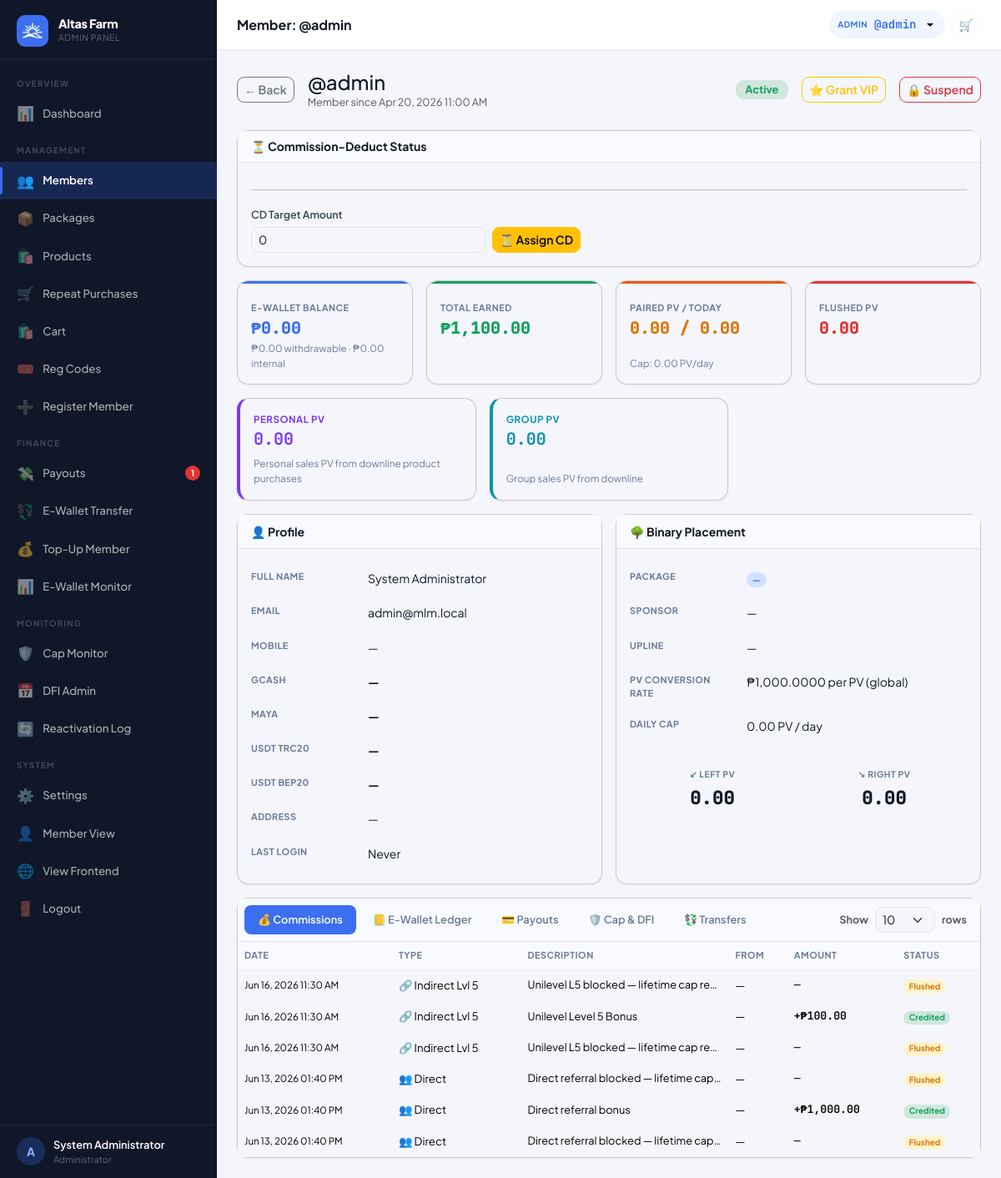
/?page=admin_user_view&id=1 (signed in), run on the app's committed database.
### tables this page shows
CREATE TABLE settings (
  key_name   VARCHAR(80) NOT NULL PRIMARY KEY,
  value      TEXT        NOT NULL,
  updated_at TIMESTAMP DEFAULT CURRENT_TIMESTAMP ON UPDATE CURRENT_TIMESTAMP
);

CREATE TABLE users (
  id                INT UNSIGNED AUTO_INCREMENT PRIMARY KEY,
  username          VARCHAR(40)  NOT NULL UNIQUE,
  password_hash     VARCHAR(255) NOT NULL,
  role              ENUM('member','admin') NOT NULL DEFAULT 'member',
  package_id        INT UNSIGNED NULL,
  reg_code_id           INT UNSIGNED NULL,
  reg_payment_method    ENUM('code','ewallet','pending') NOT NULL DEFAULT 'code',
  reg_paid_by           INT UNSIGNED NULL,

   
  sponsor_id        INT UNSIGNED NULL,
  binary_parent_id  INT UNSIGNED NULL,
  binary_position   ENUM('left','right') NULL,

   
  left_count        INT UNSIGNED NOT NULL DEFAULT 0,
  right_count       INT UNSIGNED NOT NULL DEFAULT 0,
  pairs_paid        INT UNSIGNED NOT NULL DEFAULT 0,
  pairs_flushed     INT UNSIGNED NOT NULL DEFAULT 0,
  pairs_paid_today  INT UNSIGNED NOT NULL DEFAULT 0,   

   
  left_pv           DECIMAL(14,2) NOT NULL DEFAULT 0.00 COMMENT 'Accumulated PV on left binary leg',
  right_pv          DECIMAL(14,2) NOT NULL DEFAULT 0.00 COMMENT 'Accumulated PV on right binary leg',
  paired_pv         DECIMAL(14,2) NOT NULL DEFAULT 0.00 COMMENT 'Total paired PV lifetime',
  paired_pv_today   DECIMAL(14,2) NOT NULL DEFAULT 0.00 COMMENT 'Paired PV today (reset by midnight cron)',
  flushed_pv        DECIMAL(14,2) NOT NULL DEFAULT 0.00 COMMENT 'PV flushed in binary pairing',
  personal_pv       DECIMAL(14,2) NOT NULL DEFAULT 0.00 COMMENT 'Personal sales PV from downline product purchases',
  group_pv          DECIMAL(14,2) NOT NULL DEFAULT 0.00 COMMENT 'Group sales PV from downline',
  rank_royalty      ENUM('qa','supervisor','manager','director','chairman') NULL DEFAULT NULL COMMENT 'Royalty Bonus leadership rank',

   
  lifetime_earned       DECIMAL(14,2) NOT NULL DEFAULT 0.00,
  cap_status            ENUM('active','capped','perminact') NOT NULL DEFAULT 'active',
  capping_bypass        TINYINT(1)   NOT NULL DEFAULT 0,
  daily_cap_bypass      TINYINT(1)   NOT NULL DEFAULT 0,
  capped_at             TIMESTAMP NULL,
  last_reactivation_at  TIMESTAMP NULL,
  dfi_days_used         INT UNSIGNED NOT NULL DEFAULT 0,
  dfi_active            TINYINT(1)   NOT NULL DEFAULT 1,
  cd_active             TINYINT(1)   NOT NULL DEFAULT 0,
  ewallet_sent_today      DECIMAL(12,2) NOT NULL DEFAULT 0.00,
  ewallet_sent_this_week  DECIMAL(12,2) NOT NULL DEFAULT 0.00,

   
  full_name         VARCHAR(120) NULL,
  email             VARCHAR(120) NULL,
  mobile            VARCHAR(20)  NULL,
  gcash_number       VARCHAR(20)  NULL,
  maya_number        VARCHAR(20)  NULL,
  usdt_trc20_address VARCHAR(100) NULL,
  usdt_bep20_address VARCHAR(100) NULL,
  address            TEXT         NULL,
  photo             VARCHAR(200) NULL,

  ewallet_balance       DECIMAL(14,2) NOT NULL DEFAULT 0.00,
  withdrawable_balance  DECIMAL(14,2) NOT NULL DEFAULT 0.00,
  status                ENUM('active','suspended','pending') NOT NULL DEFAULT 'active',
  joined_at         TIMESTAMP DEFAULT CURRENT_TIMESTAMP,
  last_login        TIMESTAMP NULL,

  FOREIGN KEY (sponsor_id)       REFERENCES users(id) ON DELETE SET NULL,
  FOREIGN KEY (binary_parent_id) REFERENCES users(id) ON DELETE SET NULL,
  FOREIGN KEY (package_id)       REFERENCES packages(id) ON DELETE SET NULL
);

CREATE TABLE commissions (
  id             INT UNSIGNED AUTO_INCREMENT PRIMARY KEY,
  user_id        INT UNSIGNED NOT NULL,
  type           ENUM('pairing','direct_referral','indirect_referral','daily_fixed_income','unilevel_product','royalty') NOT NULL,
  amount         DECIMAL(12,2) NOT NULL DEFAULT 0.00,
  cap_deduction  DECIMAL(12,2) NOT NULL DEFAULT 0.00,   
  source_user_id INT UNSIGNED  NULL,
  level          TINYINT UNSIGNED NULL,
  pairs_count    TINYINT UNSIGNED NULL,
  description    VARCHAR(255)  NULL,
  status         ENUM('credited','flushed') NOT NULL DEFAULT 'credited',
  created_at     TIMESTAMP DEFAULT CURRENT_TIMESTAMP,
  FOREIGN KEY (user_id)        REFERENCES users(id),
  FOREIGN KEY (source_user_id) REFERENCES users(id) ON DELETE SET NULL
);

### views/admin/user_view.php (the view, shortened to what the rows shown need)
<?php $pageTitle = 'Member: @' . $user['username']; ?>
<?php require 'views/partials/head.php'; ?>
<?php require 'views/partials/sidebar_admin.php'; ?>
<div class="main-content">
  <?php require 'views/partials/topbar.php'; ?>
  <div class="page-content">
    <div class="d-flex align-items-center gap-3 mb-4 flex-wrap">
      <a href="<?= APP_URL ?>/?page=admin_users" class="btn btn-outline-secondary btn-sm">← Back</a>
      <div class="flex-grow-1">
        <h4 class="mb-0 fw-800">@<?= e($user['username']) ?></h4>
        <p class="text-muted mb-0" style="font-size:.78rem;">Member since <?= fmt_datetime($user['joined_at']) ?></p>
      </div>
      <?php $b = $user['status'] === 'active' ? 'bg-success-subtle text-success' : 'bg-danger-subtle text-danger'; ?>
      <span class="badge <?= $b ?>" style="font-size:.8rem;padding:.4em .9em;"><?= ucfirst($user['status']) ?></span>
      <form method="POST" action="<?= APP_URL ?>/?page=admin_toggle_vip" class="m-0">
        <?php if ($user['capping_bypass']): ?>
          <button type="button" class="btn btn-sm btn-warning"
            onclick="showConfirm({title:'Remove VIP Privilege',message:'Remove VIP status from <strong>@<?= e($user['username']) ?></strong>? Capping will apply normally.',confirmText:'Remove VIP',confirmClass:'btn-warning',onConfirm:()=>this.closest('form').submit()})">
            🏆 VIP
          </button>
        <?php elseif ($user['cap_status'] === 'active'): ?>
          <button type="button" class="btn btn-sm btn-outline-warning"
            onclick="showConfirm({title:'Grant VIP Privilege',message:'Grant <strong>@<?= e($user['username']) ?></strong> unlimited lifetime earnings (bypass cap)?',confirmText:'Grant VIP',confirmClass:'btn-warning',onConfirm:()=>this.closest('form').submit()})">
          </button>
        <?php else: ?>
          <button type="button" class="btn btn-sm btn-outline-secondary" disabled title="Only active members can receive VIP">
            ⭐ Grant VIP
          </button>
        <?php endif; ?>
      </form>
      <form method="POST" action="<?= APP_URL ?>/?page=admin_toggle_user" class="m-0">
        <?php $isSuspend = $user['status'] === 'active'; ?>
        <button type="button" class="btn btn-sm <?= $isSuspend ? 'btn-outline-danger' : 'btn-outline-success' ?>"
          onclick="showConfirm({title:'<?= $isSuspend ? 'Suspend' : 'Activate' ?> Member',message:'<?= $isSuspend ? 'Suspend' : 'Activate' ?> <strong>@<?= e($user['username']) ?></strong>?',confirmText:'<?= $isSuspend ? 'Suspend' : 'Activate' ?>',confirmClass:'<?= $isSuspend ? 'btn-danger' : 'btn-success' ?>',onConfirm:()=>this.closest(\'form\').submit()})">
        </button>
      </form>
    </div>
      <?php foreach (
        [
          ['E-Wallet Balance', fmt_money($user['ewallet_balance']),              'primary', 'primary',
           fmt_money((float)($user['withdrawable_balance'] ?? 0)) . ' withdrawable · ' . fmt_money(max(0, (float)$user['ewallet_balance'] - (float)($user['withdrawable_balance'] ?? 0))) . ' internal'],
          ['Total Earned',     fmt_money($summary['total_earned']),              'success', 'success'],
          ...(setting('binary_enabled', '1') === '1' ? [
            ['Paired PV / Today', number_format($pairingStatus['paired_pv'], 2) . ' / ' . number_format($pairingStatus['paired_pv_today'], 2), 'orange', 'warning'],
            ['Flushed PV',    number_format($pairingStatus['flushed_pv'], 2),   'danger', 'danger'],
          ] : []),
        ] as $card
      ): ?>
        <?php [$label, $val, $accent, $color] = $card; $subText = $card[4] ?? null; ?>
        <div class="col-6 col-xl-3">
          <div class="card stat-card h-100">
            <div class="stat-accent stat-accent-<?= $accent ?>"></div>
            <div class="card-body pt-4 d-flex flex-column">
              <div>
                <div class="stat-label"><?= $label ?></div>
                <div class="stat-value text-<?= $color ?>" style="font-size:1.25rem;"><?= $val ?></div>
              </div>
              <div class="mt-auto">
                <?php if ($subText): ?><div class="stat-sub"><?= $subText ?></div><?php endif; ?>
                <?php if (setting('binary_enabled', '1') && str_starts_with($label, 'Paired PV')): ?><div class="stat-sub">Cap: <?= number_format($pairingStatus['daily_pair_pv_cap'], 2) ?> PV/day</div><?php endif; ?>
              </div>
            </div>
          </div>
        </div>
      <?php endforeach; ?>
    <div class="row g-3 mb-3">
      <div class="col-12 col-md-6">
        <div class="card h-100">
          <div class="card-body">
            <table class="info-table">
              <tr>
                <td>Full Name</td>
                <td><?= e($user['full_name'] ?? '—') ?></td>
              </tr>
              <tr>
                <td>Email</td>
                <td><?= e($user['email'] ?? '—') ?></td>
              </tr>
              <tr>
                <td>Mobile</td>
                <td><?= e($user['mobile'] ?? '—') ?></td>
              </tr>
              <tr>
                <td><strong><?= e($user['gcash_number'] ?? '—') ?></strong></td>
              </tr>
              <tr>
                <td><strong><?= e($user['maya_number'] ?? '—') ?></strong></td>
              </tr>
              <tr>
                <td><strong><?= e($user['usdt_trc20_address'] ?? '—') ?></strong></td>
              </tr>
              <tr>
                <td><strong><?= e($user['usdt_bep20_address'] ?? '—') ?></strong></td>
              </tr>
              <tr>
                <td>Address</td>
                <td><?= e($user['address'] ?? '—') ?></td>
              </tr>
            </table>
          </div>
        </div>
      </div>
      <div class="col-12 col-md-6">
        <div class="card h-100">
          <div class="card-body">
            <div class="row g-2 mt-2">
              <div class="col-6">
                <div class="leg-box text-center">
                  <div class="leg-label">↙ Left PV</div>
                  <div class="leg-count"><?= number_format((float)$user['left_pv'], 2) ?></div>
                </div>
              </div>
              <div class="col-6">
                <div class="leg-box text-center">
                  <div class="leg-label">↘ Right PV</div>
                  <div class="leg-count"><?= number_format((float)$user['right_pv'], 2) ?></div>
                </div>
              </div>
            </div>
          </div>
        </div>
      </div>
    </div>
    <?php $tab = $_GET['tab'] ?? 'commissions'; ?>
    <div class="card">
      <?php if ($tab === 'commissions'): ?>
        <div class="table-responsive">
          <table class="table table-hover mb-0">
            <thead>
              <tr>
                <th>Date</th>
                <th>Type</th>
                <th>Description</th>
                <th>From</th>
                <th>Amount</th>
                <th>Status</th>
              </tr>
            </thead>
            <tbody>
              <?php if (empty($commHist['data'])): ?><tr>
                  <td colspan="6" class="text-center py-4 text-muted">No commissions.</td>
                </tr>
                <?php else: foreach ($commHist['data'] as $c):
                  $tn = match ($c['type']) {
                    'pairing' => '🤝 Pairing',
                    'direct_referral' => '👥 Direct',
                    'indirect_referral' => setting('indirect_referral_enabled', '1') === '1' ? '🔗 Indirect Lvl ' . $c['level'] : '🔗 Indirect (disabled)',
                    'unilevel_product' => setting('unilevel_product_enabled', '0') === '1' ? '📦 Prod Unilevel Lvl ' . $c['level'] : '📦 Prod Unilevel (disabled)',
                    default => $c['type']
                  };
                ?>
                  <tr>
                    <td class="td-muted" style="font-size:.72rem;"><?= fmt_datetime($c['created_at']) ?></td>
                    <td><?= $tn ?></td>
                    <td class="text-truncate" style="max-width:180px;font-size:.8rem;"><?= e($c['description']) ?></td>
                    <td class="td-muted"><?= $c['source_username'] ? '@' . e($c['source_username']) : '—' ?></td>
                    <td class="<?= $c['status'] === 'credited' ? 'td-green' : ' td-muted' ?> font-mono"><?= $c['status'] === 'credited' ? '+' . fmt_money($c['amount']) : '—' ?></td>
                    <td><span class="badge <?= $c['status'] === 'credited' ? 'bg-success-subtle text-success' : 'bg-warning-subtle text-warning' ?>"><?= ucfirst($c['status']) ?></span></td>
                  </tr>
              <?php endforeach;
              endif; ?>
            </tbody>
          </table>
        </div>
      <?php endif; ?>
    </div>
  </div>
</div>
<?php require 'views/partials/footer.php'; ?>

### views/partials/sidebar_admin.php (shortened to what the rows shown need)
<?php
$cp = current_page();
$user = Auth::user();
$initial = strtoupper(substr($user['username'] ?? 'A', 0, 1));
$pendingPayouts = (int)db()->query("SELECT COUNT(*) FROM payout_requests WHERE status='pending'")->fetchColumn();
$pendingMembers = (int)db()->query("SELECT COUNT(*) FROM users WHERE role='member' AND status='pending'")->fetchColumn();
function renderAdminNav($cp, $user, $initial, $pendingPayouts, $pendingMembers)
{ ?>
  <div class="sidebar-brand">
    <div>
      <div class="brand-name"><?= e(setting('site_name', APP_NAME)) ?></div>
      <div class="brand-sub">Admin Panel</div>
    </div>
  </div>
    <?php if (setting('dfi_enabled', '1') === '1'): ?>
    <a href="<?= APP_URL ?>/?page=admin_dfi" class="nav-item-link <?= $cp === 'admin_dfi' ? 'active' : '' ?>">
      <span class="nav-icon">📅</span> DFI Admin
    </a>
    <?php endif; ?>
  <div class="sidebar-footer">
    <div class="sidebar-user">
      <div class="user-avatar" style="background:rgba(59,111,240,.25);color:#8fb4ff;">
        <?= $initial ?>
      </div>
      <div class="user-info">
        <div class="user-name"><?= e($user['full_name'] ?: $user['username']) ?></div>
        <div class="user-role">Administrator</div>
      </div>
    </div>
  </div>
<?php } ?>
<div class="sidebar d-none d-lg-flex flex-column">
  <?php renderAdminNav($cp, $user, $initial, $pendingPayouts, $pendingMembers); ?>
</div>

### views/partials/topbar.php (shortened to what the rows shown need)
<?php
if (isset($_GET['page']) && $_GET['page'] === 'admin_user_view' && !empty($_GET['id']) && Auth::isAdmin()) {
  $user = getUserById((int)$_GET['id']);
} else {
  $user = Auth::user();
}
?>
<div class="topbar-wrapper no-print">
  <div class="topbar-title"><?= e($pageTitle ?? 'Dashboard') ?></div>
  <div class="d-flex align-items-center gap-2">
    <div class="dropdown">
      <button class="topbar-balance border-0 dropdown-toggle" type="button"
        data-bs-toggle="dropdown" aria-expanded="false"
        title="<?= e($user['username'] ?? '') ?>" style="cursor:pointer;">
        <span class="bal-label"><?= Auth::isAdmin() ? 'Admin' : 'User' ?></span>
        <span class="bal-amount">@<?= e($user['username'] ?? '') ?></span>
      </button>
    </div>
    <button class="btn btn-sm btn-outline-light position-relative" type="button" data-bs-toggle="offcanvas" data-bs-target="#cartOffcanvas" title="View cart">
    </button>
  </div>
</div>

### data on the page
settings: value "Altas Farm"
users: username "A", full_name "System Administrator", username "Member: @admin", username "admin", joined_at "Apr 20, 2026 11:00 AM", status "Active", email "admin@mlm.local", mobile "—", gcash_number "—", maya_number "—", usdt_trc20_address "—", usdt_bep20_address "—", address "—", left_pv "0.00", right_pv "0.00"
commissions: created_at "Jun 16, 2026 11:30 AM", tn "🔗 Indirect Lvl 5", description "Unilevel L5 blocked — lifetime cap re…", status "Flushed"
commissions: created_at "Jun 16, 2026 11:30 AM", tn "🔗 Indirect Lvl 5", description "Unilevel Level 5 Bonus", amount "₱100.00", status "Credited"
commissions: created_at "Jun 16, 2026 11:30 AM", tn "🔗 Indirect Lvl 5", description "Unilevel L5 blocked — lifetime cap re…", status "Flushed"
commissions: created_at "Jun 13, 2026 01:40 PM", type "👥 Direct", description "Direct referral blocked — lifetime cap…", status "Flushed"
commissions: created_at "Jun 13, 2026 01:40 PM", type "👥 Direct", description "Direct referral bonus", amount "₱1,000.00", status "Credited"
commissions: created_at "Jun 13, 2026 01:40 PM", type "👥 Direct", description "Direct referral blocked — lifetime cap…", status "Flushed"

### other printed values
$pendingPayouts "1"
$label "E-WALLET BALANCE"
$val "₱0.00"
$subText "₱0.00 withdrawable · ₱0.00 internal"
$label "TOTAL EARNED"
$val "₱1,100.00"
$label "PAIRED PV / TODAY"
$val "0.00 / 0.00"
$pairingStatus['daily_pair_pv_cap'] "0.00"
$label "FLUSHED PV"
$val "0.00"
$label "PERSONAL PV"
$subText "Personal sales PV from downline product purchases"
$label "GROUP PV"
$subText "Group sales PV from downline"
